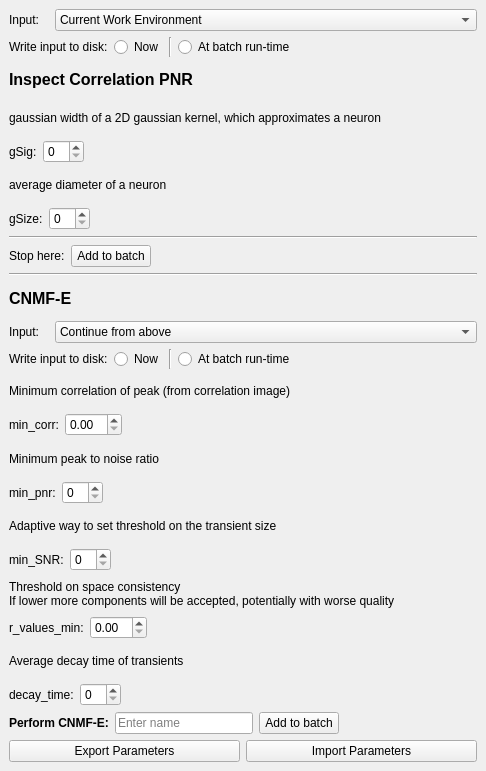
<?xml version="1.0" encoding="UTF-8"?>
<ui version="4.0">
 <class>DockWidget</class>
 <widget class="QDockWidget" name="DockWidget">
  <property name="windowModality">
   <enum>Qt::NonModal</enum>
  </property>
  <property name="geometry">
   <rect>
    <x>0</x>
    <y>0</y>
    <width>486</width>
    <height>771</height>
   </rect>
  </property>
  <property name="floating">
   <bool>true</bool>
  </property>
  <property name="windowTitle">
   <string>CNMF-E</string>
  </property>
  <widget class="QWidget" name="dockWidgetContents">
   <layout class="QGridLayout" name="gridLayout">
    <item row="0" column="0">
     <layout class="QHBoxLayout" name="horizontalLayout_4">
      <item>
       <widget class="QLabel" name="label_19">
        <property name="minimumSize">
         <size>
          <width>0</width>
          <height>0</height>
         </size>
        </property>
        <property name="maximumSize">
         <size>
          <width>40</width>
          <height>16777215</height>
         </size>
        </property>
        <property name="text">
         <string>Input:</string>
        </property>
       </widget>
      </item>
      <item>
       <widget class="QComboBox" name="comboBoxInputCorrPNR">
        <item>
         <property name="text">
          <string>Current Work Environment</string>
         </property>
        </item>
       </widget>
      </item>
     </layout>
    </item>
    <item row="2" column="0">
     <widget class="QLabel" name="label_5">
      <property name="font">
       <font>
        <pointsize>12</pointsize>
        <weight>75</weight>
        <bold>true</bold>
       </font>
      </property>
      <property name="toolTip">
       <string>Compute some summary images (correlation and peak to noise ratio)</string>
      </property>
      <property name="text">
       <string>Inspect Correlation PNR</string>
      </property>
     </widget>
    </item>
    <item row="3" column="0">
     <widget class="QLabel" name="label_2">
      <property name="text">
       <string>gaussian width of a 2D gaussian kernel, which approximates a neuron</string>
      </property>
     </widget>
    </item>
    <item row="4" column="0">
     <layout class="QHBoxLayout" name="horizontalLayout">
      <item>
       <widget class="QLabel" name="label">
        <property name="text">
         <string>gSig:</string>
        </property>
       </widget>
      </item>
      <item>
       <widget class="QSpinBox" name="spinBoxGSig"/>
      </item>
      <item>
       <spacer name="horizontalSpacer">
        <property name="orientation">
         <enum>Qt::Horizontal</enum>
        </property>
        <property name="sizeHint" stdset="0">
         <size>
          <width>40</width>
          <height>20</height>
         </size>
        </property>
       </spacer>
      </item>
     </layout>
    </item>
    <item row="5" column="0">
     <widget class="QLabel" name="label_4">
      <property name="text">
       <string>average diameter of a neuron</string>
      </property>
     </widget>
    </item>
    <item row="6" column="0">
     <layout class="QHBoxLayout" name="horizontalLayout_2">
      <item>
       <widget class="QLabel" name="label_3">
        <property name="text">
         <string>gSize:</string>
        </property>
       </widget>
      </item>
      <item>
       <widget class="QSpinBox" name="spinBoxGSize"/>
      </item>
      <item>
       <spacer name="horizontalSpacer_2">
        <property name="orientation">
         <enum>Qt::Horizontal</enum>
        </property>
        <property name="sizeHint" stdset="0">
         <size>
          <width>40</width>
          <height>20</height>
         </size>
        </property>
       </spacer>
      </item>
     </layout>
    </item>
    <item row="7" column="0">
     <widget class="Line" name="line">
      <property name="orientation">
       <enum>Qt::Horizontal</enum>
      </property>
     </widget>
    </item>
    <item row="8" column="0">
     <layout class="QHBoxLayout" name="horizontalLayout_3">
      <item>
       <widget class="QLabel" name="label_9">
        <property name="text">
         <string>Stop here:</string>
        </property>
       </widget>
      </item>
      <item>
       <widget class="QPushButton" name="btnAddToBatchCorrPNR">
        <property name="text">
         <string>Add to batch</string>
        </property>
       </widget>
      </item>
      <item>
       <spacer name="horizontalSpacer_3">
        <property name="orientation">
         <enum>Qt::Horizontal</enum>
        </property>
        <property name="sizeHint" stdset="0">
         <size>
          <width>40</width>
          <height>20</height>
         </size>
        </property>
       </spacer>
      </item>
     </layout>
    </item>
    <item row="9" column="0">
     <widget class="Line" name="line_2">
      <property name="orientation">
       <enum>Qt::Horizontal</enum>
      </property>
     </widget>
    </item>
    <item row="10" column="0">
     <widget class="QLabel" name="label_20">
      <property name="font">
       <font>
        <pointsize>12</pointsize>
        <weight>75</weight>
        <bold>true</bold>
       </font>
      </property>
      <property name="text">
       <string>CNMF-E</string>
      </property>
     </widget>
    </item>
    <item row="11" column="0">
     <layout class="QHBoxLayout" name="horizontalLayout_5">
      <item>
       <widget class="QLabel" name="label_6">
        <property name="maximumSize">
         <size>
          <width>40</width>
          <height>16777215</height>
         </size>
        </property>
        <property name="text">
         <string>Input:</string>
        </property>
       </widget>
      </item>
      <item>
       <widget class="QComboBox" name="comboBoxCNMFE">
        <item>
         <property name="text">
          <string>Continue from above</string>
         </property>
        </item>
        <item>
         <property name="text">
          <string>Current Work Environment</string>
         </property>
        </item>
       </widget>
      </item>
     </layout>
    </item>
    <item row="13" column="0">
     <widget class="QLabel" name="label_7">
      <property name="text">
       <string>Minimum correlation of peak (from correlation image)</string>
      </property>
     </widget>
    </item>
    <item row="14" column="0">
     <layout class="QHBoxLayout" name="horizontalLayout_6">
      <item>
       <widget class="QLabel" name="label_8">
        <property name="text">
         <string>min_corr:</string>
        </property>
       </widget>
      </item>
      <item>
       <widget class="QDoubleSpinBox" name="doubleSpinBoxMinCorr"/>
      </item>
      <item>
       <spacer name="horizontalSpacer_4">
        <property name="orientation">
         <enum>Qt::Horizontal</enum>
        </property>
        <property name="sizeHint" stdset="0">
         <size>
          <width>40</width>
          <height>20</height>
         </size>
        </property>
       </spacer>
      </item>
     </layout>
    </item>
    <item row="15" column="0">
     <widget class="QLabel" name="label_11">
      <property name="text">
       <string>Minimum peak to noise ratio</string>
      </property>
     </widget>
    </item>
    <item row="16" column="0">
     <layout class="QHBoxLayout" name="horizontalLayout_7">
      <item>
       <widget class="QLabel" name="label_10">
        <property name="text">
         <string>min_pnr:</string>
        </property>
       </widget>
      </item>
      <item>
       <widget class="QSpinBox" name="spinBoxMinPNR"/>
      </item>
      <item>
       <spacer name="horizontalSpacer_5">
        <property name="orientation">
         <enum>Qt::Horizontal</enum>
        </property>
        <property name="sizeHint" stdset="0">
         <size>
          <width>40</width>
          <height>20</height>
         </size>
        </property>
       </spacer>
      </item>
     </layout>
    </item>
    <item row="17" column="0">
     <widget class="QLabel" name="label_13">
      <property name="text">
       <string>Adaptive way to set threshold on the transient size</string>
      </property>
     </widget>
    </item>
    <item row="18" column="0">
     <layout class="QHBoxLayout" name="horizontalLayout_8">
      <item>
       <widget class="QLabel" name="label_12">
        <property name="text">
         <string>min_SNR:</string>
        </property>
       </widget>
      </item>
      <item>
       <widget class="QSpinBox" name="spinBoxMinSNR"/>
      </item>
      <item>
       <spacer name="horizontalSpacer_6">
        <property name="orientation">
         <enum>Qt::Horizontal</enum>
        </property>
        <property name="sizeHint" stdset="0">
         <size>
          <width>40</width>
          <height>20</height>
         </size>
        </property>
       </spacer>
      </item>
     </layout>
    </item>
    <item row="19" column="0">
     <widget class="QLabel" name="label_14">
      <property name="text">
       <string>Threshold on space consistency 
If lower more components will be accepted, potentially with worse quality</string>
      </property>
     </widget>
    </item>
    <item row="20" column="0">
     <layout class="QHBoxLayout" name="horizontalLayout_9">
      <item>
       <widget class="QLabel" name="label_15">
        <property name="text">
         <string>r_values_min:</string>
        </property>
       </widget>
      </item>
      <item>
       <widget class="QDoubleSpinBox" name="doubleSpinBoxRValuesMin"/>
      </item>
      <item>
       <spacer name="horizontalSpacer_7">
        <property name="orientation">
         <enum>Qt::Horizontal</enum>
        </property>
        <property name="sizeHint" stdset="0">
         <size>
          <width>40</width>
          <height>20</height>
         </size>
        </property>
       </spacer>
      </item>
     </layout>
    </item>
    <item row="21" column="0">
     <widget class="QLabel" name="label_17">
      <property name="text">
       <string>Average decay time of transients</string>
      </property>
     </widget>
    </item>
    <item row="22" column="0">
     <layout class="QHBoxLayout" name="horizontalLayout_10">
      <item>
       <widget class="QLabel" name="label_16">
        <property name="text">
         <string>decay_time:</string>
        </property>
       </widget>
      </item>
      <item>
       <widget class="QSpinBox" name="spinBoxDecayTime"/>
      </item>
      <item>
       <spacer name="horizontalSpacer_8">
        <property name="orientation">
         <enum>Qt::Horizontal</enum>
        </property>
        <property name="sizeHint" stdset="0">
         <size>
          <width>40</width>
          <height>20</height>
         </size>
        </property>
       </spacer>
      </item>
     </layout>
    </item>
    <item row="23" column="0">
     <layout class="QHBoxLayout" name="horizontalLayout_11">
      <item>
       <widget class="QLabel" name="label_18">
        <property name="font">
         <font>
          <weight>75</weight>
          <bold>true</bold>
         </font>
        </property>
        <property name="text">
         <string>Perform CNMF-E:</string>
        </property>
       </widget>
      </item>
      <item>
       <widget class="QLineEdit" name="lineEdName">
        <property name="placeholderText">
         <string>Enter name</string>
        </property>
       </widget>
      </item>
      <item>
       <widget class="QPushButton" name="btnAddToBatchCNMFE">
        <property name="text">
         <string>Add to batch</string>
        </property>
       </widget>
      </item>
      <item>
       <spacer name="horizontalSpacer_9">
        <property name="orientation">
         <enum>Qt::Horizontal</enum>
        </property>
        <property name="sizeHint" stdset="0">
         <size>
          <width>40</width>
          <height>20</height>
         </size>
        </property>
       </spacer>
      </item>
     </layout>
    </item>
    <item row="24" column="0">
     <layout class="QHBoxLayout" name="horizontalLayout_12">
      <item>
       <widget class="QPushButton" name="btnExport">
        <property name="text">
         <string>Export Parameters</string>
        </property>
       </widget>
      </item>
      <item>
       <widget class="QPushButton" name="btnImport">
        <property name="text">
         <string>Import Parameters</string>
        </property>
       </widget>
      </item>
     </layout>
    </item>
    <item row="12" column="0">
     <layout class="QHBoxLayout" name="horizontalLayout_13">
      <item>
       <widget class="QLabel" name="label_21">
        <property name="maximumSize">
         <size>
          <width>120</width>
          <height>16777215</height>
         </size>
        </property>
        <property name="text">
         <string>Write input to disk:</string>
        </property>
       </widget>
      </item>
      <item>
       <widget class="QRadioButton" name="radioButtonCNMFEInputWriteNow">
        <property name="text">
         <string>Now</string>
        </property>
       </widget>
      </item>
      <item>
       <widget class="Line" name="line_3">
        <property name="orientation">
         <enum>Qt::Vertical</enum>
        </property>
       </widget>
      </item>
      <item>
       <widget class="QRadioButton" name="radioButtonCNMFEInputWriteRuntime">
        <property name="text">
         <string>At batch run-time</string>
        </property>
       </widget>
      </item>
      <item>
       <spacer name="horizontalSpacer_11">
        <property name="orientation">
         <enum>Qt::Horizontal</enum>
        </property>
        <property name="sizeHint" stdset="0">
         <size>
          <width>40</width>
          <height>20</height>
         </size>
        </property>
       </spacer>
      </item>
     </layout>
    </item>
    <item row="1" column="0">
     <layout class="QHBoxLayout" name="horizontalLayout_14">
      <item>
       <widget class="QLabel" name="label_22">
        <property name="maximumSize">
         <size>
          <width>120</width>
          <height>16777215</height>
         </size>
        </property>
        <property name="text">
         <string>Write input to disk:</string>
        </property>
       </widget>
      </item>
      <item>
       <widget class="QRadioButton" name="radioButtonInputWriteCorrPNRNow">
        <property name="text">
         <string>Now</string>
        </property>
       </widget>
      </item>
      <item>
       <widget class="Line" name="line_4">
        <property name="orientation">
         <enum>Qt::Vertical</enum>
        </property>
       </widget>
      </item>
      <item>
       <widget class="QRadioButton" name="radioButtonInputWriteCorrPNRRuntime">
        <property name="text">
         <string>At batch run-time</string>
        </property>
       </widget>
      </item>
      <item>
       <spacer name="horizontalSpacer_10">
        <property name="orientation">
         <enum>Qt::Horizontal</enum>
        </property>
        <property name="sizeHint" stdset="0">
         <size>
          <width>40</width>
          <height>20</height>
         </size>
        </property>
       </spacer>
      </item>
     </layout>
    </item>
   </layout>
  </widget>
 </widget>
 <resources/>
 <connections/>
</ui>
